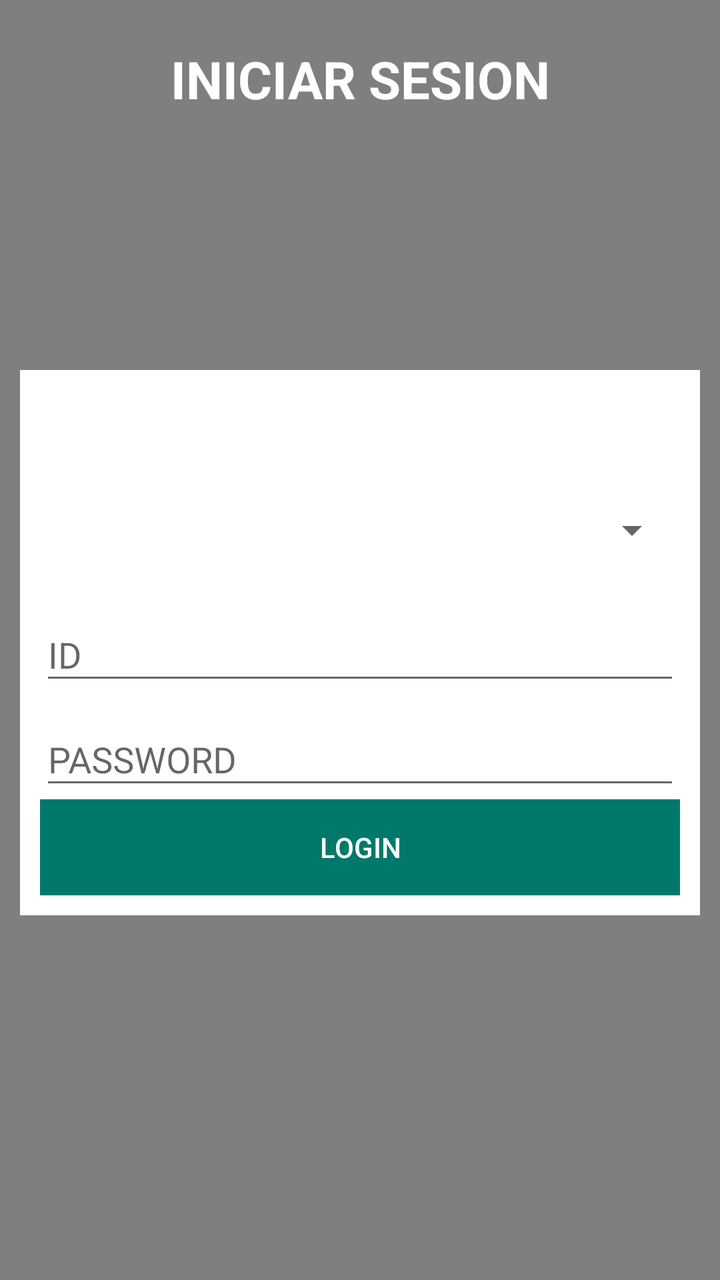
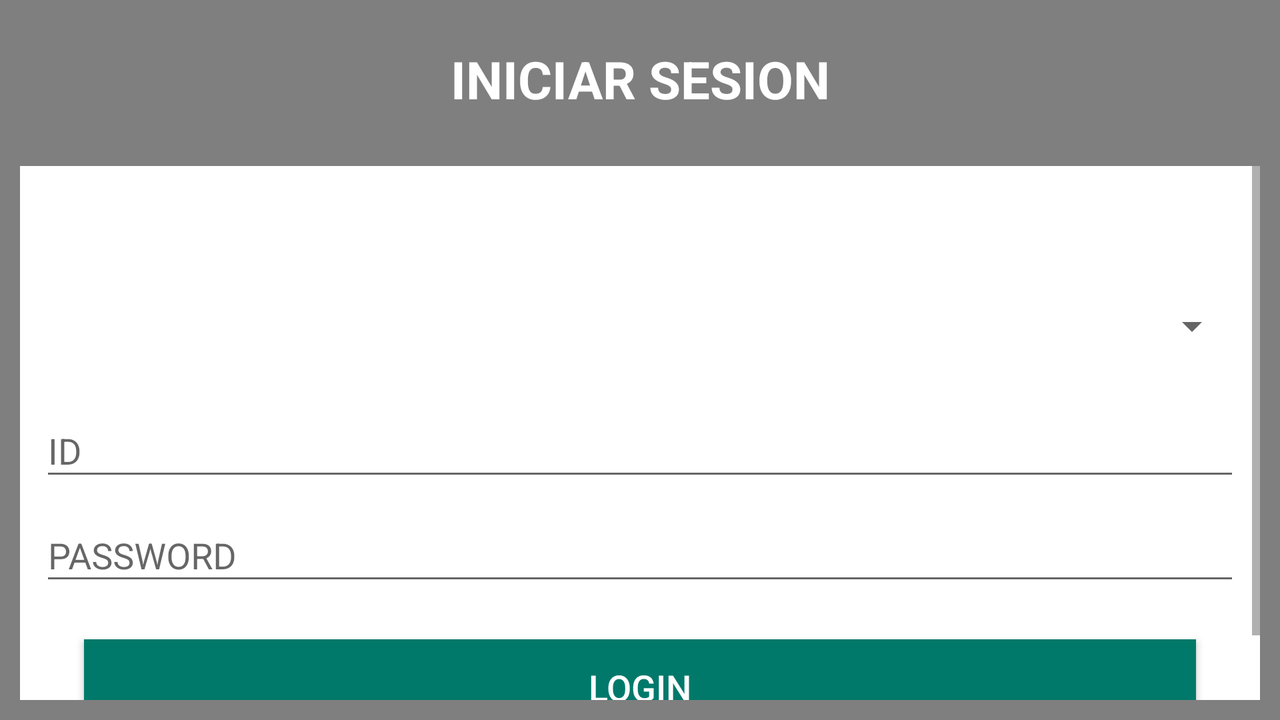

The same Android screen from two of the app's own layout files: first res/layout/ as a phone draws it, then the repository's variant for another configuration, drawn on a device whose configuration selects that folder. Both files follow.
<!-- AndroidManifest.xml: application theme AppTheme -->
<!-- res/layout/login.xml -->
<?xml version="1.0" encoding="utf-8"?>
<android.support.constraint.ConstraintLayout
    xmlns:android="http://schemas.android.com/apk/res/android"
    xmlns:app="http://schemas.android.com/apk/res-auto"
    android:layout_width="match_parent"
    android:layout_height="match_parent"
    android:orientation="vertical"
    android:scrollbarAlwaysDrawVerticalTrack="true">
    <VideoView
        android:layout_width="0dp"
        android:layout_height="0dp"
        android:id="@+id/bgVideoView"
        app:layout_constraintTop_toTopOf="parent"
        app:layout_constraintLeft_toLeftOf="parent"
        app:layout_constraintBottom_toBottomOf="parent"
        app:layout_constraintRight_toRightOf="parent"
        />
    <RelativeLayout
        android:layout_width="fill_parent"
        android:layout_height="wrap_content"
        android:orientation="vertical">

        <TextView
            android:id="@+id/login_title"
            android:layout_width="fill_parent"
            android:layout_height="wrap_content"
            android:layout_marginBottom="16dp"
            android:layout_marginTop="22dp"
            android:gravity="center_horizontal"
            android:text="INICIAR SESION"
            android:textColor="#fff"
            android:textSize="26sp"
            android:textStyle="bold" />

        <ScrollView
            android:layout_width="match_parent"
            android:layout_height="match_parent"
            android:layout_below="@+id/login_title"
            android:layout_marginTop="102dp"
            android:padding="10dp">

            <LinearLayout
                android:layout_width="match_parent"
                android:layout_height="wrap_content"
                android:background="@android:color/background_light"
                android:orientation="vertical"
                android:padding="10dp">

                <TextView
                    android:layout_width="match_parent"
                    android:layout_height="40dp" />

                <Spinner
                    android:id="@+id/cbotipousu"
                    android:layout_width="match_parent"
                    android:layout_height="60dp"
                    />

                <android.support.design.widget.TextInputLayout
                    android:layout_width="match_parent"
                    android:layout_height="wrap_content">

                    <android.support.design.widget.TextInputEditText
                        android:id="@+id/txtusuario"
                        android:layout_width="match_parent"
                        android:layout_height="wrap_content"
                        android:hint="ID" />
                </android.support.design.widget.TextInputLayout>

                <android.support.design.widget.TextInputLayout
                    android:layout_width="match_parent"
                    android:layout_height="wrap_content">

                    <android.support.design.widget.TextInputEditText
                        android:id="@+id/txtclave"
                        android:layout_width="match_parent"
                        android:layout_height="wrap_content"
                        android:hint="PASSWORD"
                        android:inputType="textPassword" />
                </android.support.design.widget.TextInputLayout>


                <Button
                    android:id="@+id/btnentrar"
                    android:layout_width="match_parent"
                    android:layout_height="wrap_content"
                    android:background="@color/colorAccent"
                    android:text="LOGIN"
                    android:textColor="#fff"
                    />

            </LinearLayout>
        </ScrollView>

        <ImageView
            android:layout_width="150dp"
            android:layout_height="150dp"
            android:layout_below="@+id/login_title"
            android:layout_centerHorizontal="true"
            app:srcCompat="@drawable/profile" />
</RelativeLayout>
</android.support.constraint.ConstraintLayout>
<!-- resources referenced by this layout -->
<resources>
  <color name="colorAccent">#00796b</color>
  <!-- from res/values-v21/ -->
  <style name="AppTheme" parent="Theme.AppCompat.Light.DarkActionBar">
          
          <item name="colorPrimary">@color/colorPrimary</item>
          <item name="colorPrimaryDark">@color/colorPrimaryDark</item>
          <item name="colorAccent">@color/colorAccent</item>
          
          <item name="android:windowContentTransitions">true</item>
  
          
          <item name="android:windowAllowEnterTransitionOverlap">false</item>
          <item name="android:windowAllowReturnTransitionOverlap">false</item>
  
  
          
  
          
          <item name="android:windowSharedElementsUseOverlay">true</item>
  
      </style>
  <color name="colorPrimary">#01579b</color>
  <color name="colorPrimaryDark">#054c85</color>
</resources>
<!-- res/layout-land/login.xml (the repository's variant of the layout above) -->
<!-- drawn on the phone turned sideways -->
<?xml version="1.0" encoding="utf-8"?>
<android.support.constraint.ConstraintLayout
    xmlns:android="http://schemas.android.com/apk/res/android"
    xmlns:app="http://schemas.android.com/apk/res-auto"
    android:layout_width="match_parent"
    android:layout_height="match_parent"
    android:orientation="vertical"
    android:scrollbarAlwaysDrawVerticalTrack="true">
    <VideoView
        android:layout_width="0dp"
        android:layout_height="0dp"
        android:id="@+id/bgVideoView"
        app:layout_constraintTop_toTopOf="parent"
        app:layout_constraintLeft_toLeftOf="parent"
        app:layout_constraintBottom_toBottomOf="parent"
        app:layout_constraintRight_toRightOf="parent"
        />
    <RelativeLayout
        android:layout_width="fill_parent"
        android:layout_height="wrap_content"
        android:orientation="vertical">


        <TextView
            android:id="@+id/login_title"
            android:layout_width="fill_parent"
            android:layout_height="wrap_content"
            android:layout_marginBottom="16dp"
            android:layout_marginTop="22dp"
            android:gravity="center_horizontal"
            android:text="INICIAR SESION"
            android:textColor="#fff"
            android:textSize="26sp"
            android:textStyle="bold" />

        <ScrollView
            android:layout_width="match_parent"
            android:layout_height="match_parent"
            android:layout_below="@+id/login_title"
            android:padding="10dp">

            <LinearLayout
                android:layout_width="match_parent"
                android:layout_height="match_parent"
                android:background="@android:color/background_light"
                android:orientation="vertical"
                android:padding="10dp"
                android:weightSum="1">

                <TextView
                    android:layout_width="match_parent"
                    android:layout_height="40dp"
                    android:layout_weight="1.22" />

                <Spinner
                    android:id="@+id/cbotipousu"
                    android:layout_width="match_parent"
                    android:layout_height="60dp"
                    android:layout_weight="1.22" />

                <android.support.design.widget.TextInputLayout
                    android:layout_width="match_parent"
                    android:layout_height="wrap_content">

                    <EditText
                        android:id="@+id/txtusuario"
                        android:layout_width="match_parent"
                        android:layout_height="wrap_content"
                        android:ems="10"
                        android:hint="ID"
                        android:inputType="textPersonName" />
                </android.support.design.widget.TextInputLayout>

                <android.support.design.widget.TextInputLayout
                    android:layout_width="match_parent"
                    android:layout_height="wrap_content">

                    <EditText
                        android:id="@+id/txtclave"
                        android:layout_width="match_parent"
                        android:layout_height="wrap_content"
                        android:ems="10"
                        android:hint="PASSWORD"
                        android:inputType="textPassword" />
                </android.support.design.widget.TextInputLayout>


                <Button
                    android:id="@+id/btnentrar"
                    android:layout_width="match_parent"
                    android:layout_height="wrap_content"
                    android:layout_margin="22dp"
                    android:background="@color/colorAccent"
                    android:text="LOGIN"
                    android:textAllCaps="false"
                    android:textColor="#fff"
                    android:textSize="18sp" />

            </LinearLayout>
        </ScrollView>

        <ImageView
            android:id="@+id/imageView4"
            android:layout_width="100dp"
            android:layout_height="100dp"
            android:layout_marginLeft="44dp"
            app:srcCompat="@drawable/profile"
            android:layout_alignTop="@+id/login_title"
            android:layout_alignParentLeft="true" />
    </RelativeLayout>




</android.support.constraint.ConstraintLayout>
